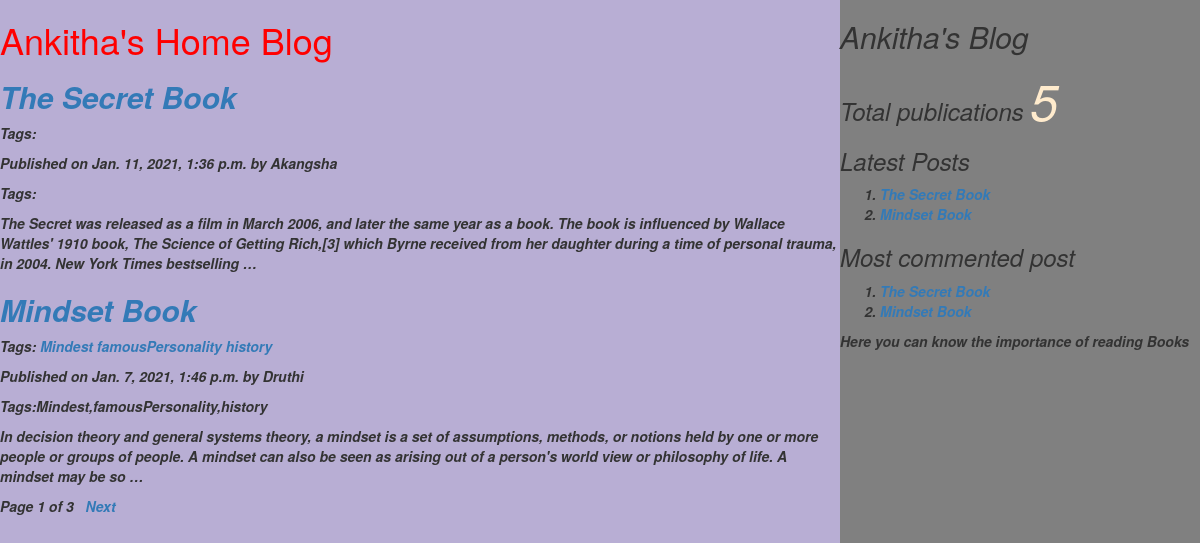
The page / on the database its author committed.
### myApp/models.py (models this page shows, shortened)
class Post(models.Model):
    tags=TaggableManager()
    STATUS_CHOICE=(('draft','Draft'),('published','Published'))
    title=models.CharField(max_length=300)
    slug=models.SlugField(max_length=100,unique_for_date='publish')
    author=models.ForeignKey(User,related_name='blog_posts',on_delete=models.CASCADE)
    body=models.TextField()
    publish=models.DateTimeField(default=timezone.now)
    created=models.DateTimeField(auto_now_add=True)
    updated=models.DateTimeField(auto_now=True)
    status=models.CharField(max_length=30,choices=STATUS_CHOICE,default='draft')
    class Meta:
        ordering=('-publish',)
    def get_absolute_url(self):
        return reverse('post_detail',args=[self.publish.year,self.publish.strftime('%m'),self.publish.strftime('%d'),self.slug])

### myApp/views.py (the view)
# urls.py: url(r'^$',views.post_list_view),
def post_list_view(request,tag_slug=None):
    post_list=Post.objects.all()
    tag=None
    if tag_slug:
        tag=get_object_or_404(Tag,slug=tag_slug) #provided slug
        post_list=post_list.filter(tags__in=[tag])
    paginator=Paginator(post_list,2) #step1
    page_number=request.GET.get('page') #step2
    try:
       post_list=paginator.page(page_number) #step2
    except PageNotAnInteger:
       post_list=paginator.page(1) #step 3
    except EmptyPage:
      post_list=paginator.page(paginator.num_pages) #step 4
    d={'post_list':post_list,'tag':tag}
    return render(request,'myApp/post_list.html',d)

### myApp/templatetags/mytags.py (called while the page is built)
@register.simple_tag
def total_posts():
    return Post.objects.count()

@register.inclusion_tag('myApp/latest_post.html')
def show_latest_posts(count=3):
    latest_posts=Post.objects.order_by('-publish')[:count]
    return {'latest_posts':latest_posts}

@register.simple_tag
def get_most_commented_posts(count=2):
    return Post.objects.annotate(total_comments=Count('comments')).order_by('-total_comments')[:count]

### templates/myApp/post_list.html (shortened to what this page needs)
<html>
    {%extends 'myApp/parent.html'%}
        {%block content_block%}
        <h1 style="color:red">Ankitha's Home Blog</h1>
        {%for post in post_list%}
        <a href="{{post.get_absolute_url}}"><h2><i><b>{{post.title}}</h2></a>
        <p>Tags:
            {%for tag in post.tags.all%}
            <a href="{%url "post_list_by_tag_name" tag.slug%}">{{tag.name}}</a>
            {%endfor%}
        </p>
        <i><b>Published on {{post.publish}} by {{post.author|title}}</p>
        <p>Tags:{{post.tags.all|join:','}}</p>
        {{post.body|truncatewords:50|linebreaks}}
        {%endfor%}
        {%include 'myApp/pagination.html' with page=post_list%}
        {%endblock%}

### templates/myApp/parent.html (shortened to what this page needs)
<html>
{%load mytags%}
    <head>
        <link rel="stylesheet" href="https://maxcdn.bootstrapcdn.com/bootstrap/3.3.7/css/bootstrap.min.css">
    </head>
    <body>
        <div class="content" style="width:70%;float:left;background-color:rgba(117, 97, 172, 0.514);height:100%">
            {%block content_block%}
            {%endblock%}
        </div>
        <div class="sidebar" style="width:30%;float:right;background-color:grey;height:100%">
            <h2>Ankitha's Blog</h2>
            <h3>Total publications
                <span style="color:blanchedalmond;font-size:50px">
                {%total_posts%}</span>
                <h3>Latest Posts</h3>
                {% show_latest_posts 2 %}
                <h3>Most commented post</h3>
                {%get_most_commented_posts as m%}
                <ol>
                    {%for post in m%}
                    <li><a href="{{post.get_absolutr_url}}">{{post.title}}</a></li>
                    {%endfor%}
                </ol>
            </h3>
            <p>Here you can know the importance of reading Books</p>
        </div>
    </body>
</html>

### templates/myApp/latest_post.html
<html>
    <body>
        <ol>
        {%for post in latest_posts%}
        <li><a href="{{post.get_absolute_url}}">{{post.title}}</a></li>
        {%endfor%}
    </ol>
    </body>
</html>

### rows shown on the page
Post: title "The Secret Book", publish "Jan. 11, 2021, 1:36 p.m.", author "Akangsha", body "The Secret was released as a film in March 2006, and later the same year as a book. The book is influenced by Wallace Wattles' 1910 book, The Science of Getting Rich,[3] which Byrne received from her daughter during a time of personal trauma, in 2004. New York Times bestselling …"
Post: title "Mindset Book", publish "Jan. 7, 2021, 1:46 p.m.", author "Druthi", tags.all "Mindest,famousPersonality,history", body "In decision theory and general systems theory, a mindset is a set of assumptions, methods, or notions held by one or more people or groups of people. A mindset can also be seen as arising out of a person's world view or philosophy of life. A mindset may be so …"
Tag: name "Mindest"
Tag: name "famousPersonality"
Tag: name "history"

### other values the page prints
{{ page.number }} "1"
{{ page.paginator.num_pages }} "3"
